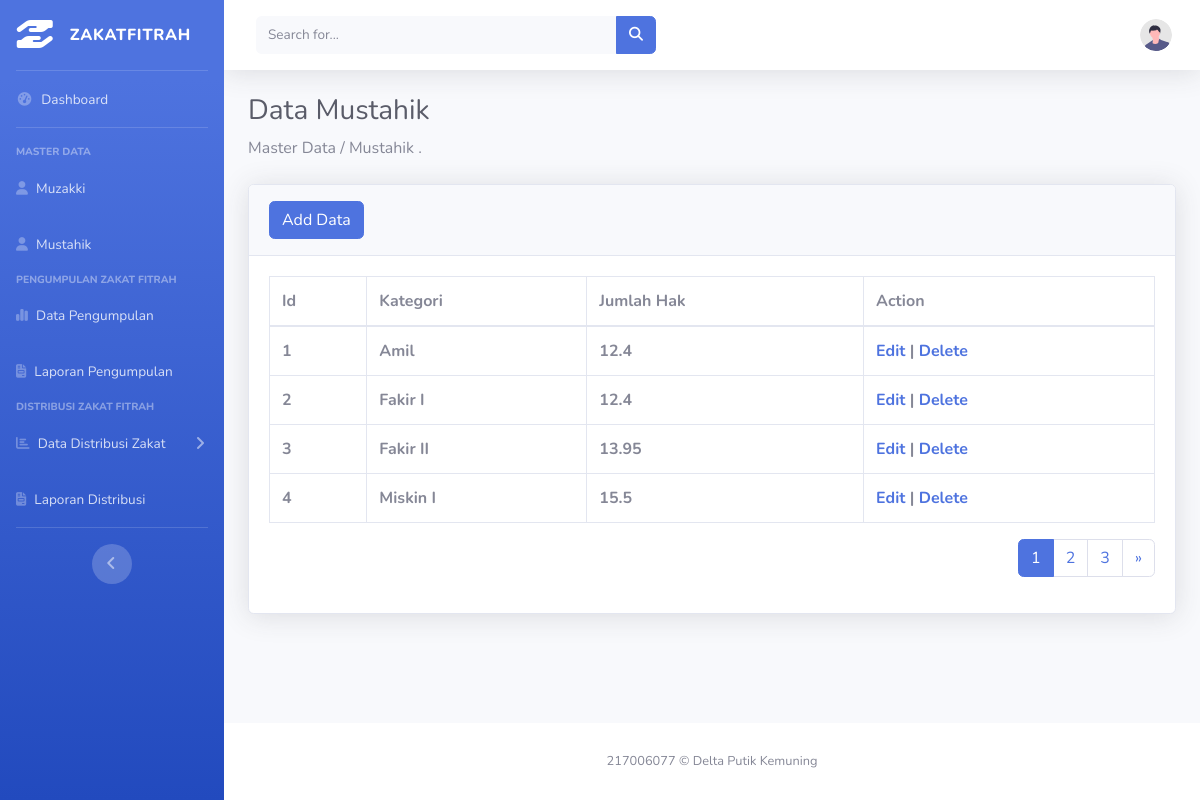
The app's page /mustahik.php with its own data.
### tables this page shows
CREATE TABLE `kategori_mustahik` (
  `id_kategori` int(11) NOT NULL,
  `nama_kategori` varchar(100) NOT NULL,
  `jumlah_hak` float NOT NULL
);

### mustahik.php (the view, shortened to what this page needs)
<?php include('header.php'); ?>
<div class="container-fluid">
    <h1 class="h3 mb-2 text-gray-800">Data Mustahik</h1>
    <p class="mb-4">Master Data / Mustahik<a target="_blank" href=> </a>.</p>
    <div class="card shadow mb-4">
        <div class="card-header py-3">
            <a href="tambah_mustahik.php" class="btn btn-primary"> Add Data</a>
        </div>
        <div class="card-body">
            <div class="table-responsive">
                <table class="table table-bordered" id="dataTable" width="100%" cellspacing="0">
                    <thead>
                        <tr>
                            <th>Id</th>
                            <th>Kategori</th>
                            <th>Jumlah Hak</th>
                            <th>Action</th>
                        </tr>
                    </thead>
                    <tbody>
                        <?php
                        include 'koneksi.php';
                        $limit = 4;
                        $page = isset($_GET['page']) ? $_GET['page'] : 1;
                        $start = ($page - 1) * $limit;
                        $data = mysqli_query($koneksi, "SELECT * FROM kategori_mustahik LIMIT $start, $limit");
                        $no = $start + 1;
                        while ($d = mysqli_fetch_array($data)) {
                        ?>
                            <tr>
                                <th><?php echo $no++; ?></th>
                                <th><?php echo $d['nama_kategori']; ?></th>
                                <th><?php echo $d['jumlah_hak']; ?></th>
                                <th>
                                    <a href="edit_mustahik.php?id_kategori=<?php echo $d['id_kategori']; ?>"> Edit</a> |
                                    <a onclick="return konfirmasi()" href="delete_mustahik.php?id_kategori=<?php echo $d['id_kategori']; ?>"> Delete</a>
                                </th>
                            </tr>
                        <?php
                        }
                        ?>
                    </tbody>
                </table>
            </div>
            <ul class="pagination float-right">
                <?php
                $result = mysqli_query($koneksi, "SELECT COUNT(*) AS total FROM kategori_mustahik");
                $row = mysqli_fetch_assoc($result);
                $total_pages = ceil($row['total'] / $limit);
                ?>
                <?php for ($i = 1; $i <= $total_pages; $i++) { ?>
                    <li class="page-item <?php if ($i == $page) echo 'active'; ?>">
                        <a class="page-link" href="?page=<?php echo $i; ?>"><?php echo $i; ?></a>
                    </li>
                <?php } ?>
                <?php if ($page < $total_pages) { ?>
                    <li class="page-item">
                        <a class="page-link" href="?page=<?php echo ($page + 1); ?>" aria-label="Next">
                            <span aria-hidden="true">&raquo;</span>
                        </a>
                    </li>
                <?php } ?>
            </ul>
        </div>
    </div>
</div>
<?php include('footer.php'); ?>

### records on screen
kategori_mustahik: nama_kategori "Amil", jumlah_hak "12.4"
kategori_mustahik: nama_kategori "Fakir I", jumlah_hak "12.4"
kategori_mustahik: nama_kategori "Fakir II", jumlah_hak "13.95"
kategori_mustahik: nama_kategori "Miskin I", jumlah_hak "15.5"
